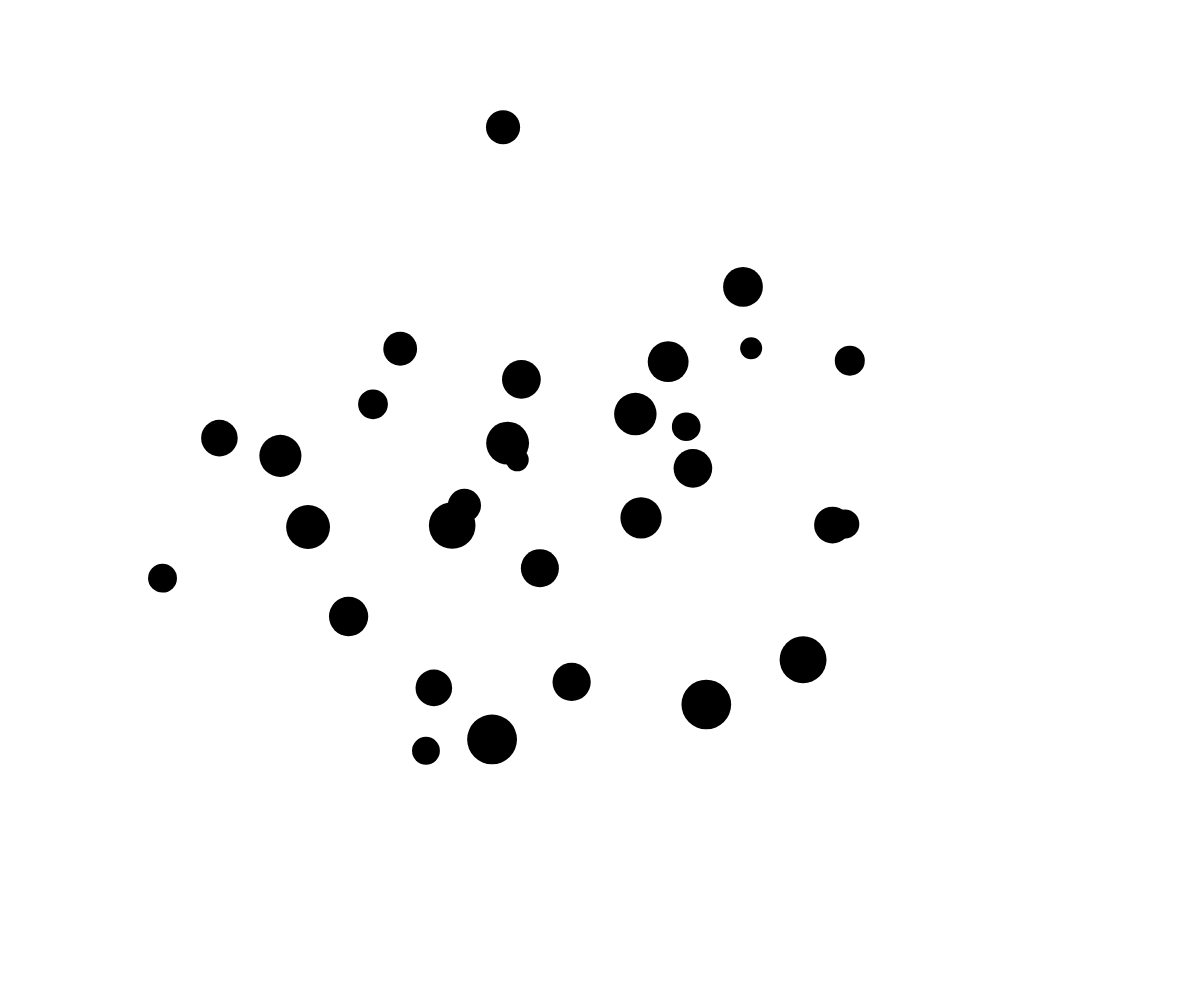
Frame 1 (no input)
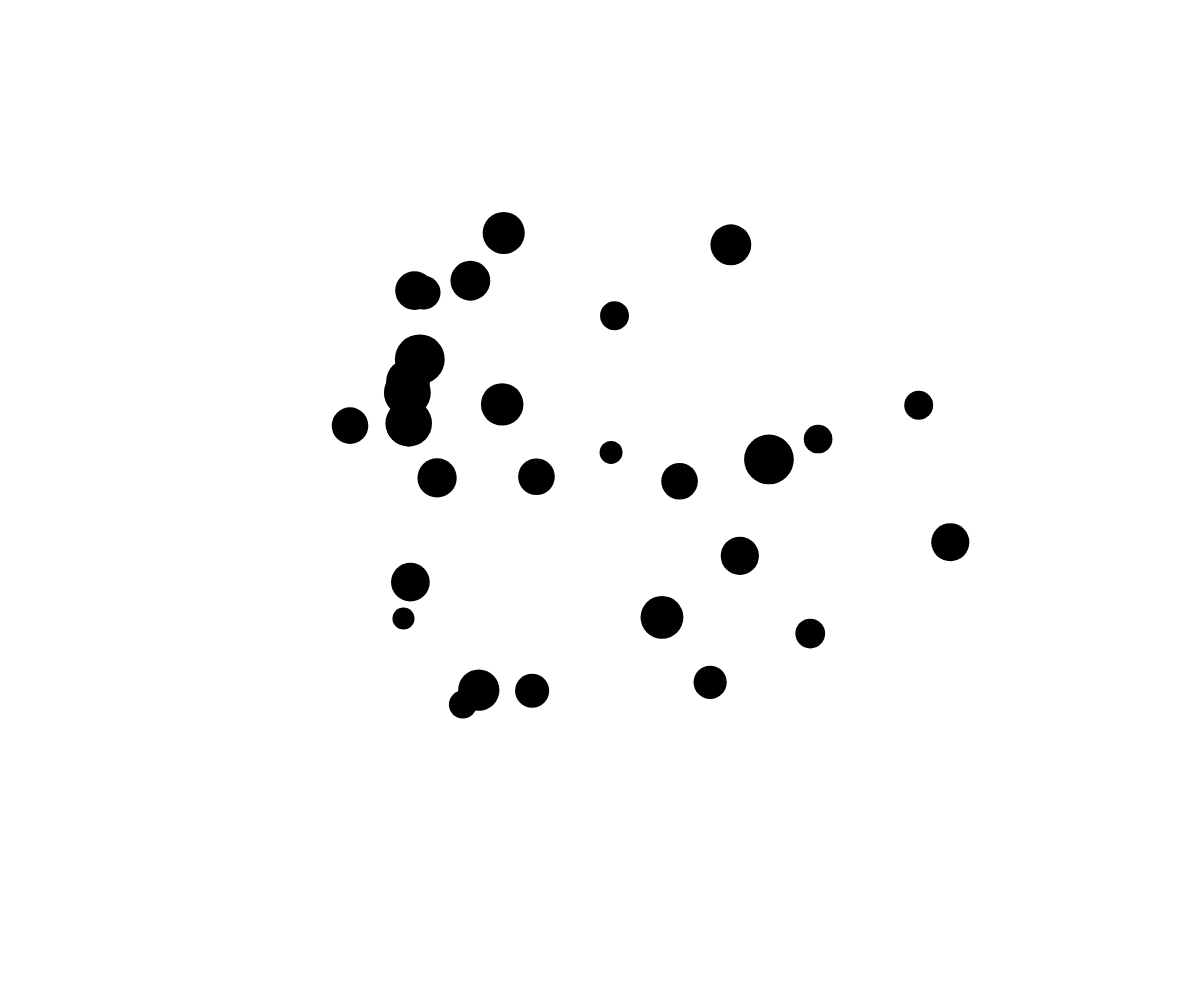
Frame 60 (no input)
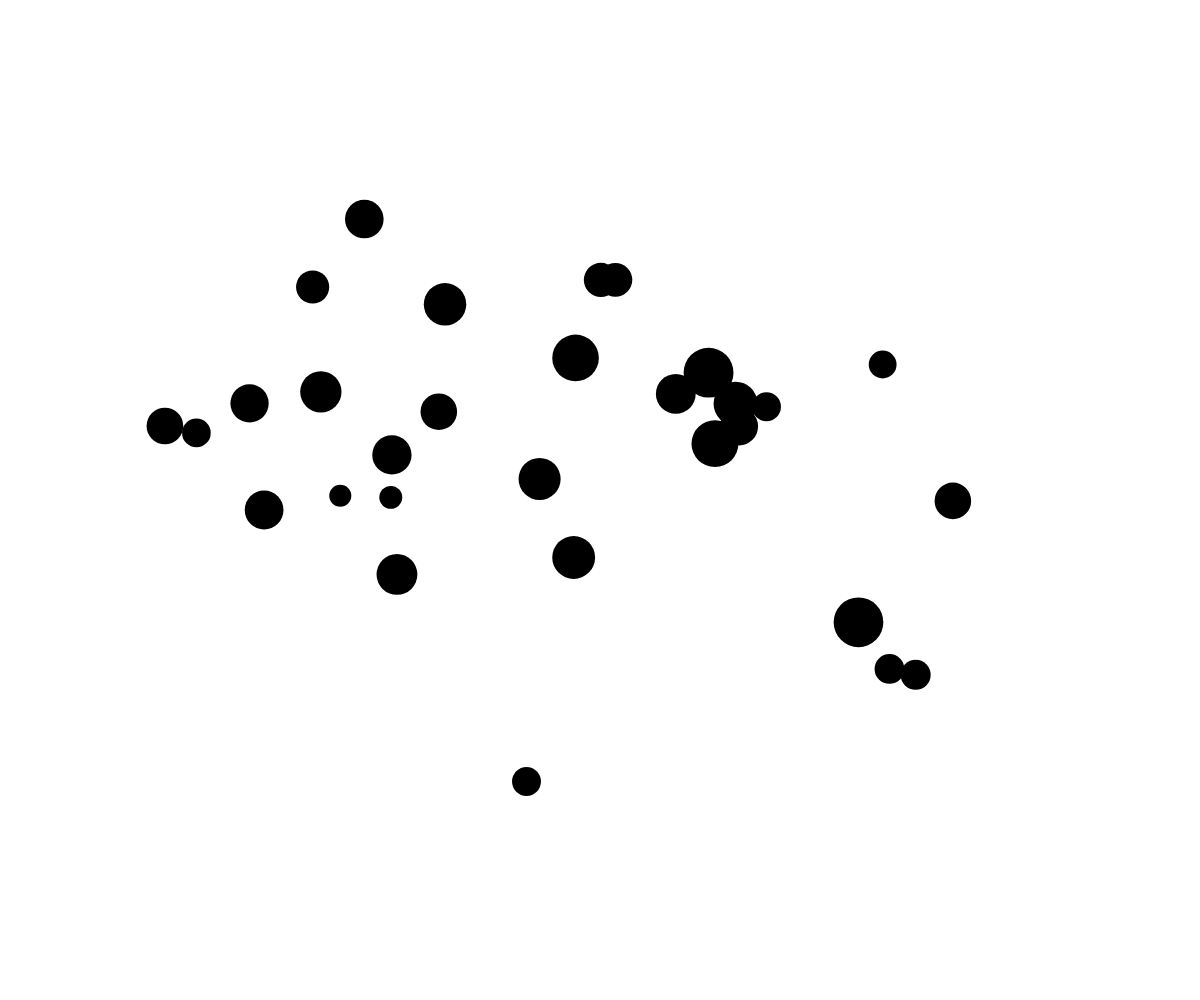
Frame 120 (the mouse pressed at the canvas centre since frame 60)

The p5.js sketch that drew these frames (run headless with seeded random() and noise() and a simulated clock; from frame 60 on, the mouse is pressed at the canvas centre):

// p5.js sketch
// ── sketch.js
// Project Title
// Your Name
// Date
//
// Extra for Experts:
// - describe what you did to take this project "above and beyond"
let bubbles = [];

function spawnBubble() {
  const t = random(0, 1000);
  const y_noise_offset = random(0, 1000);
  bubbles.push({
    t: t,
    y_noise_offset: y_noise_offset,
    x: noise(t) * width,
    y: noise(t + y_noise_offset) * height,
    d: random(20, 50),
    draw() {
      circle(this.x, this.y, this.d);
    },
    update(dt) {
      this.t += dt;
      this.x = noise(this.t) * width;
      this.y = noise(this.t + this.y_noise_offset) * height;
    }
  });
}

function setup() {
  createCanvas(windowWidth, windowHeight);
  for(let i = 0; i < 30; i++) {
    spawnBubble();
  }
  noStroke();
}

function draw() {
  background(255);
  fill("black");
  bubbles.forEach((thing) => {
    thing.update(deltaTime / 1000);
    thing.draw();
  });
}
